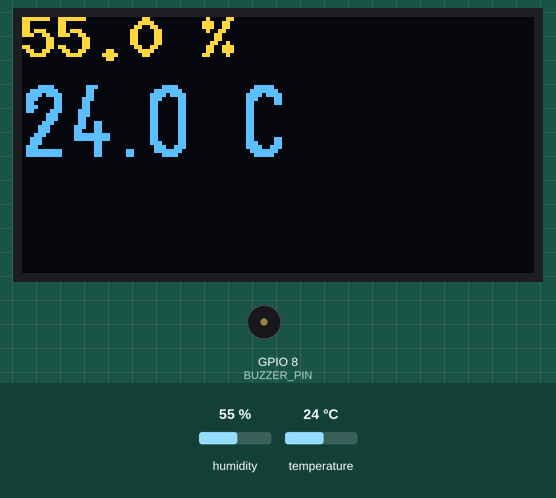
The sketch below on a simulated ESP32. Parts: 128×64 one-colour display, buzzer (waves = sounding). Inputs (shaded band) come from the test bench; at power-on: humidity 55 %, temperature 24 °C. The OLED is the two-colour kind (top 16 rows yellow); WiFi joins after 1.5 s; servers stay silent unless stated; uploads are accepted with an empty reply; the local clock reads 2024-03-15 10:24:30 at power-on unless the sketch sets it; what the sketch prints to the serial monitor is not drawn.

Above: at 2.7 s.
2.8 s: humidity set to 22 %
At 5.0 s:
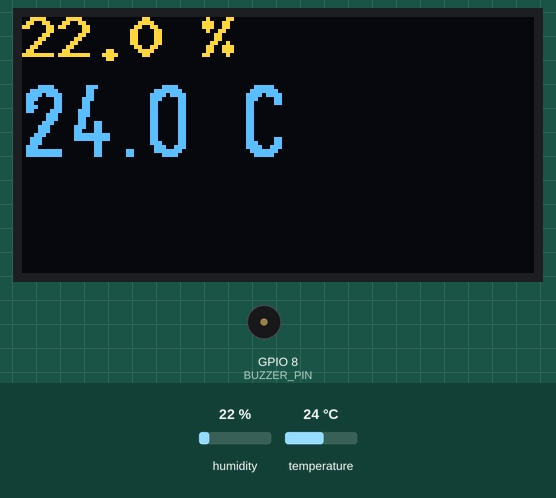
5.7 s: temperature set to 28 °C
At 6.4 s:
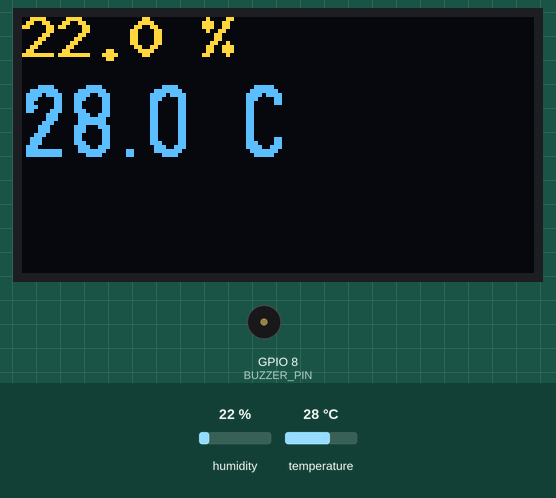
8.6 s: temperature set to 31 °C
At 11.7 s:
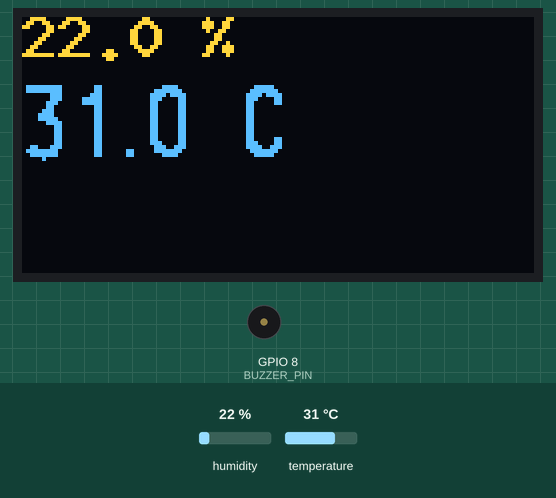
12.0 s: humidity set to 40 %
At 13.5 s:
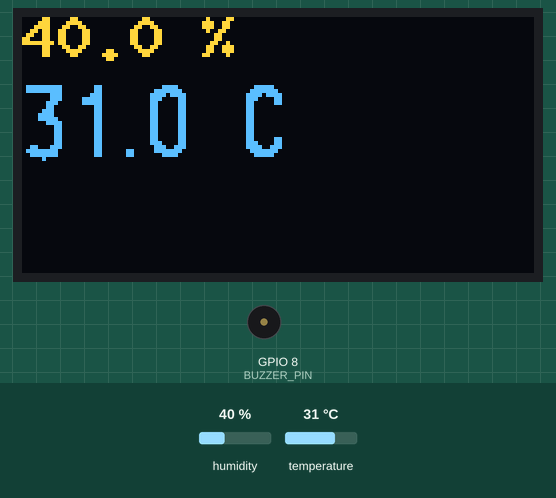
Timing chart, 0 to 15.0 s (numbered marks = the images above; inputs shaded):
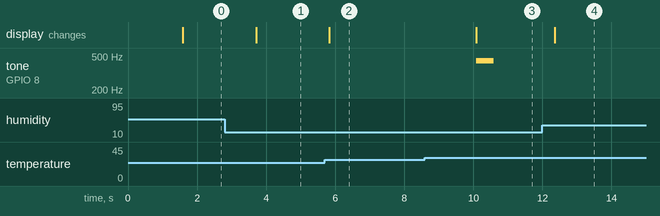

The sketch:

condition.ino
```cpp
#include <WiFi.h>
#include <WiFiClient.h>
#include <HTTPClient.h>
#include "oled_u8g2.h" // oled display
#include <ArduinoJson.h>  // json Form
#include <time.h> // 응답 보내는 시간 위함
#include "DHT.h"

#define DHTPIN A7
#define DHTTYPE DHT11
#define BUZZER_PIN D9
#define TONE_OUTPUT_CHANNEL 0
#define TONE_RESOLUTION 8

DHT dht(DHTPIN, DHTTYPE); // 사용핀넘버 타입 등록


//------------------------ global variables ------------------------------------------------------------------
const char* ssid = "AndroidHotspot5460"; // "KT_GiGA_F2EA"; // "SmartFactory"; //                   // 와이파이 아이디
const char* password =   "19990220"; // "ffk8ebb167"; // "inha4885"; //     // 와이파이 비밀번호

unsigned long lastSendTime = 0;

OLED_U8G2 oled; // create oled object

//--------------------------- setup --------------------------------------------------------------------------
void setup() {
  Serial.begin(115200);  // ESP32 baud rate
  oled.setup();
  ledcSetup(TONE_OUTPUT_CHANNEL, 0, TONE_RESOLUTION);
  ledcAttachPin(BUZZER_PIN, TONE_OUTPUT_CHANNEL);

  // wifi connecting setting
  WiFi.mode(WIFI_STA);        // Set to Connection Mode
  WiFi.begin(ssid, password);      // Attempt to connect to WiFi
  Serial.println("");

  while (WiFi.status() != WL_CONNECTED) {       // Keep waiting until the connection
    delay(500);
    Serial.print(".");
  }

  Serial.print("Connected to ");
  Serial.println(ssid);
  Serial.print("IP address: ");
  Serial.println(WiFi.localIP());

  // NTP 서버에서 시간 동기화
  configTime(9 * 3600, 0, "pool.ntp.org"); // NTP 서버에서 시간 동기화

  dht.begin(); // DHT 초기화
  Serial.println("Web server started!");
}


//---------------------------- loop --------------------------------------------------------------------------
void loop() {
  oled_display();

  unsigned long currentTime = millis();
  if (currentTime - lastSendTime >= 10000) {
    sendDataToServer();
    lastSendTime = currentTime;
  }

  delay(500); // 500/1000 sec
}


//--------------------------- functions ----------------------------------------------------------------------

void sendDataToServer() {
  if (WiFi.status() != WL_CONNECTED) {
    return;
  }

  HTTPClient http;
  String serverUrl = "http://192.168.43.183:8080/conditions/save";
  String requestBody;

  time_t now;
  struct tm timeinfo;

  time(&now);                   // 현재 시간을 가져오기
  localtime_r(&now, &timeinfo); // 현재 시간을 구조화된 형태로 변환

  int humidity = dht.readHumidity();
  double temperature = round(dht.readTemperature() * 10.0) / 10.0;
  bool isValid = true;

  if (humidity >= 70 || temperature >= 30.0) {
    isValid = false;
    myTone(BUZZER_PIN, 440, 500);
    delay(500);
  } else {
    isValid = true;
  }

  // JSON 응답에 시간 추가
  char timeBuffer[32];
  strftime(timeBuffer, sizeof(timeBuffer), "%Y-%m-%d %H:%M:%S", &timeinfo);
  StaticJsonDocument<200> jsonDocument;
  jsonDocument["times"] = timeBuffer;
  jsonDocument["factoryTemperature"] = temperature;
  jsonDocument["factoryHumidity"] = humidity;
  jsonDocument["isValid"] = isValid;

  serializeJson(jsonDocument, requestBody);

  http.begin(serverUrl);
  http.addHeader("Content-Type", "application/json");
  int httpResponseCode = http.POST(requestBody);

  if (httpResponseCode == 200) {
    isValid;
    Serial.println(temperature);
    Serial.println(humidity);
    Serial.println(isValid);
  } else {
    Serial.print("데이터 전송 실패. HTTP 응답 코드: ");
    Serial.println(httpResponseCode);
  }

  http.end();
}

void myTone(int pin, int frequency, int duration) {
  ledcWriteTone(TONE_OUTPUT_CHANNEL, frequency);
  delay(duration);
  ledcWriteTone(TONE_OUTPUT_CHANNEL, 0);
}


void oled_display(){
  char value1[32];
  char value2[32];
  float humidity = dht.readHumidity();
  float temperature = dht.readTemperature();

  sprintf(value1, "%.1f %%", humidity);
  sprintf(value2, "%.1f C", temperature); // 소수점 아래 1자리까지 표시한 후 C 를 추가
  oled.setLine(1, value1);
  oled.setLine(2, value2);
  oled.display();
}
```

oled_u8g2.cpp
```cpp
/**********************************************************************************
 * Author : SCS
 * Date : 2018.09.30
 * Description : SSD1306 OLED Display
 * Reference: FontUsage.ino in u8g2 examples
 * Modified     : 2022.10.03 : SCS : support arduino uno with ET-Upboard
 **********************************************************************************/

#include "oled_u8g2.h"

#include <Arduino.h>

#include <U8g2lib.h>

#ifdef U8X8_HAVE_HW_SPI
#include <SPI.h>
#endif
#ifdef U8X8_HAVE_HW_I2C
#include <Wire.h>
#endif

// 2018.09.05 : SCS
// U8g2 Contructor (Frame Buffer)
#if defined(ARDUINO_AVR_UNO)
  // Slow
  U8G2_SSD1306_128X64_NONAME_F_SW_I2C u8g2(U8G2_R0, /* clock=*/ A0, /* data=*/ A1, /* reset=*/ U8X8_PIN_NONE);
#elif defined(ESP32)
  // Fast
  U8G2_SSD1306_128X64_NONAME_F_HW_I2C u8g2(U8G2_R0, /* reset=*/ U8X8_PIN_NONE);
#else
  #error "Unknown board"
#endif
// End of constructor

//=================================================================================
OLED_U8G2::OLED_U8G2()
//=================================================================================
{
	lineString[0] = "";
	lineString[1] = "";
	lineString[2] = "";
}

//=================================================================================
void OLED_U8G2::setup(void)
	//=================================================================================
{
  u8g2.begin();
  u8g2.clearBuffer();          // clear the internal memory
}

//=================================================================================
void OLED_U8G2::setLine(int line, char* buffer)
//=================================================================================
{
  if (line < 1 || line > 3) return;
  lineString[line - 1] = buffer;
}

//=================================================================================
void OLED_U8G2::display()
//=================================================================================
{
	// Clear
  u8g2.clearBuffer();          // clear the internal memory

  // First line
  u8g2.setFont(u8g2_font_9x15B_tf);

  u8g2.setCursor(0,10);
  u8g2.print(lineString[0]);

  // Second line
  u8g2.setFont(u8g2_font_logisoso18_tf );

  u8g2.setCursor(0,35);
  u8g2.print(lineString[1]);

  // Third line
  u8g2.setCursor(0,60);
  u8g2.print(lineString[2]);

  // Display
  u8g2.sendBuffer();					// transfer internal memory to the display
}

//=================================================================================
// End of Line
//=================================================================================
```

oled_u8g2.h
```cpp
/**********************************************************************************
 * Author : SCS
 * Date : 2018.09.30
 * Modified     : 2022.10.03 : SCS : support arduino uno with ET-Upboard
**********************************************************************************/

#ifndef OLED_U8G2_H
#define OLED_U8G2_H

#include <Arduino.h>

class OLED_U8G2{

private:
  char* lineString[3];

public:
	OLED_U8G2();
	void setup(void);
  void setLine(int line, char* buffer);
	void display();
};

#endif

//=================================================================================
// End of Line
//=================================================================================
```

Measured:
- after the input at 2.8 s, the display: changes after 0.91 s (image 1)
- after the input at 5.7 s, the display: changes after 0.13 s (image 2)
- after the input at 8.6 s, tone on GPIO 8 (BUZZER_PIN): silent → 440 Hz after 1.5 s, → silent 0.50 s later; the display: changes after 1.5 s (image 3)
- after the input at 12.0 s, the display: changes after 0.36 s (image 4)
